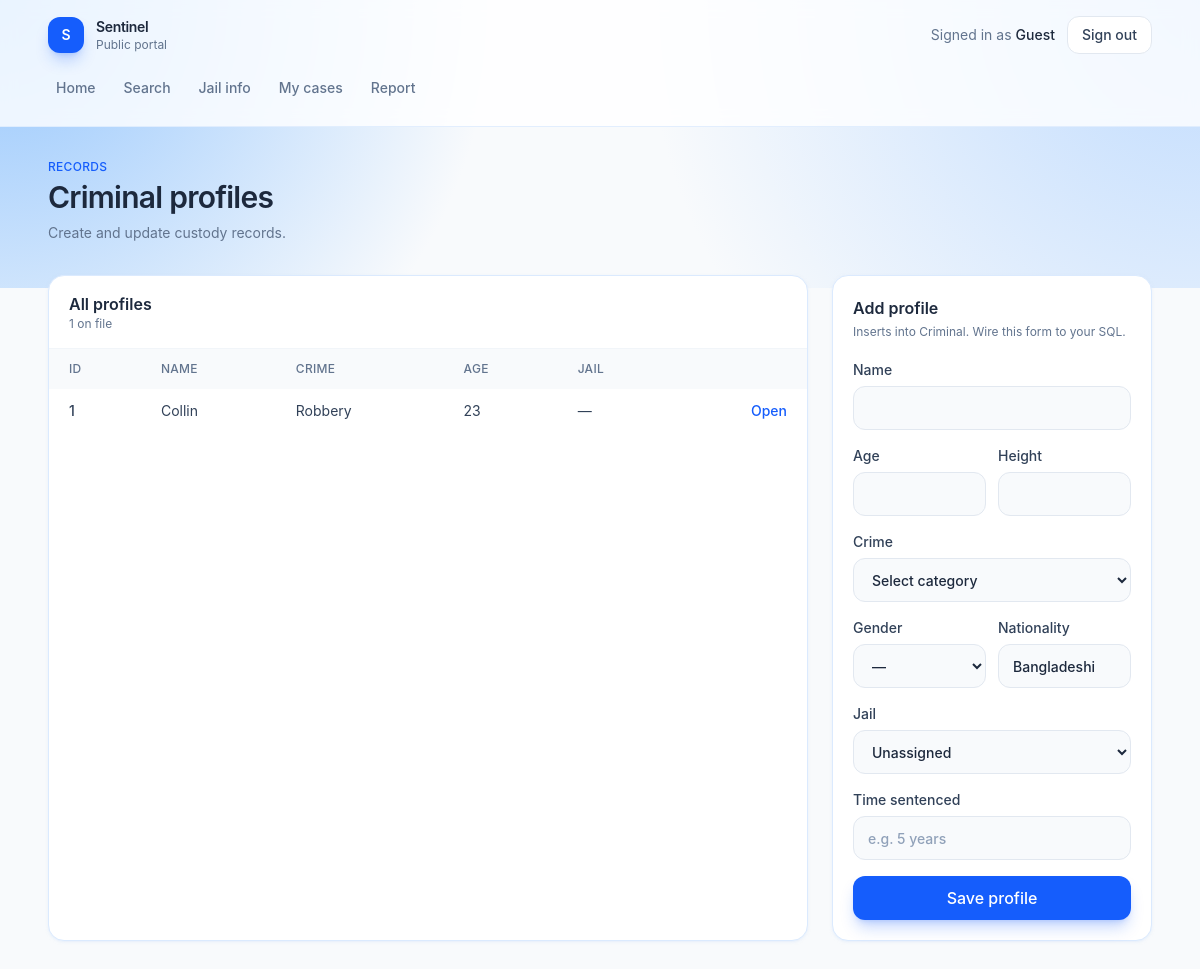
Before: /criminals with the older database file.
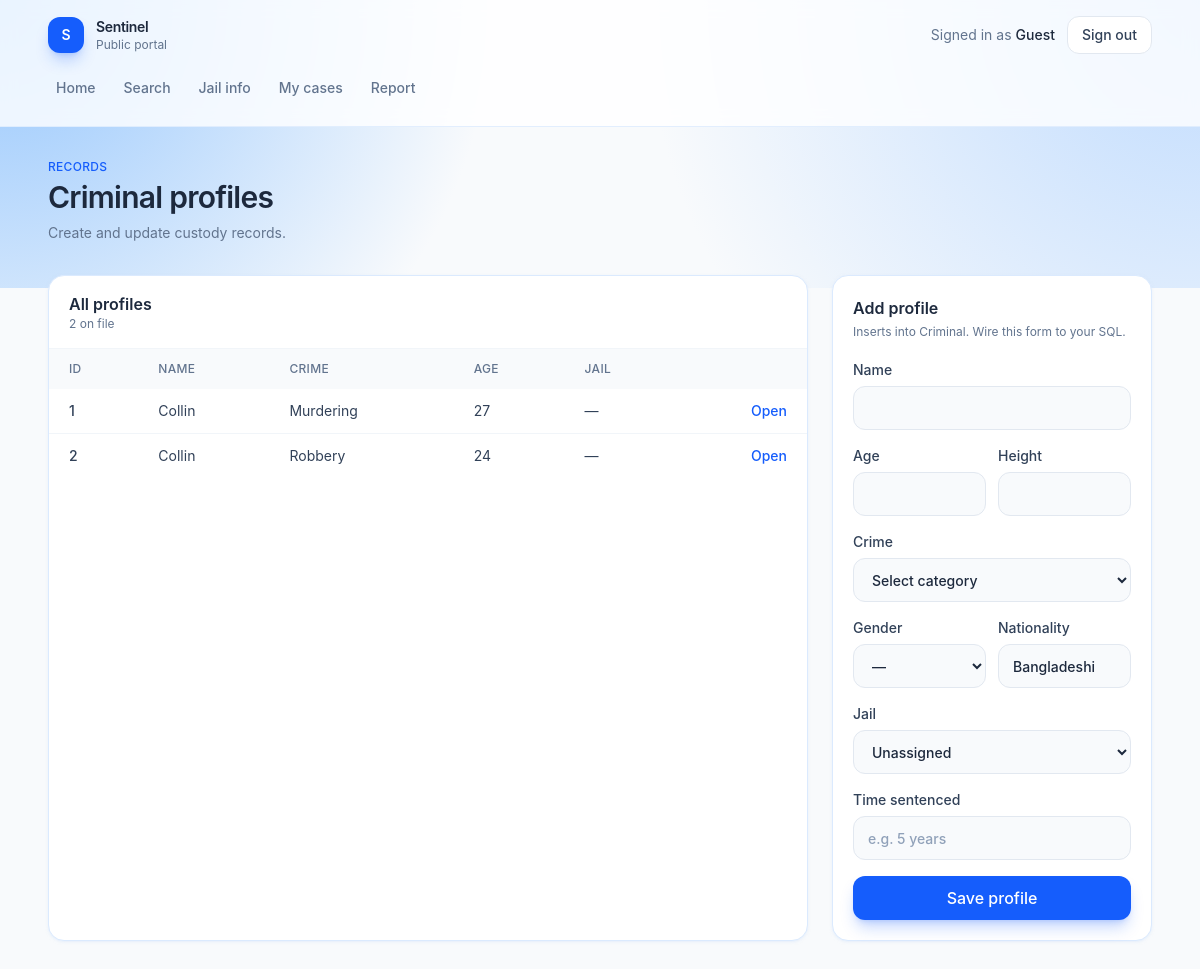
After: the same page with the newer database file.
### tables this page shows
CREATE TABLE Criminal (
    CID INTEGER PRIMARY KEY,
    Name TEXT NOT NULL,
    Age INTEGER,
    Crime TEXT,
    Height REAL,
    Gender TEXT,
    Nationality TEXT,
    JID INTEGER,
    time_sentenced TEXT,
    FOREIGN KEY (JID) REFERENCES Jail(JID)
);

### app.py (the view, shortened to what this page needs)
@app.route("/criminals", methods=["GET", "POST"])
def criminals():
    if request.method == "GET":
        db = get_db()
        criminal = db.execute("SELECT * FROM CRIMINAL").fetchall()
        jail = db.execute("SELECT * FROM JAIL").fetchall()
        return render_template("criminals.html", criminals=criminal)

### app.py (called while the page is built)
def get_db():
    if "db" not in g:
        g.db = sqlite3.connect(app.config["DATABASE"])
        g.db.row_factory = sqlite3.Row
    return g.db

### templates/criminals.html (shortened to what this page needs)
{% extends "app.html" %}
{% set criminals = criminals if criminals is defined else [
    {"CID": 101, "Name": "Karim Uddin", "Age": 31, "Crime": "Theft", "Gender": "M", "Nationality": "Bangladeshi", "jail_name": "Dhaka Central", "time_sentenced": "5 years"},
    {"CID": 102, "Name": "Nabila Chowdhury", "Age": 27, "Crime": "Fraud", "Gender": "F", "Nationality": "Bangladeshi", "jail_name": "Kashimpur", "time_sentenced": "3 years"},
    {"CID": 103, "Name": "Faruk Hossain", "Age": 42, "Crime": "Robbery", "Gender": "M", "Nationality": "Bangladeshi", "jail_name": "Dhaka Central", "time_sentenced": "8 years"},
] %}
{% set jails = jails if jails is defined else [
    {"JID": 1, "Name": "Dhaka Central Jail"},
    {"JID": 2, "Name": "Kashimpur Central Jail"},
] %}
{% block page %}
<div class="mb-8 flex flex-col gap-4 sm:flex-row sm:items-end sm:justify-between">
    <div>
        <p class="text-xs font-medium uppercase tracking-wide text-blue-600">Records</p>
        <h1 class="mt-1 text-3xl font-semibold tracking-tight text-slate-800">Criminal profiles</h1>
        <p class="mt-2 text-sm text-slate-500">Create and update custody records.</p>
    </div>
</div>
<div class="grid gap-6 lg:grid-cols-[minmax(0,1fr)_20rem]">
    <article class="overflow-hidden rounded-2xl border border-blue-100 bg-white shadow-sm shadow-blue-100/50">
        <div class="border-b border-slate-100 px-5 py-4">
            <h2 class="font-semibold text-slate-800">All profiles</h2>
            <p class="text-xs text-slate-500">{{ criminals|length }} on file</p>
        </div>
        {% if criminals %}
        <div class="overflow-x-auto">
            <table class="w-full text-left text-sm">
                <thead class="bg-slate-50 text-xs uppercase tracking-wide text-slate-500">
                    <tr>
                        <th class="px-5 py-3 font-medium">ID</th>
                        <th class="px-5 py-3 font-medium">Name</th>
                        <th class="px-5 py-3 font-medium">Crime</th>
                        <th class="px-5 py-3 font-medium">Age</th>
                        <th class="px-5 py-3 font-medium">Jail</th>
                        <th class="px-5 py-3 font-medium"></th>
                    </tr>
                </thead>
                <tbody class="divide-y divide-slate-100">
                    {% for criminal in criminals %}
                    <tr class="text-slate-700">
                        <td class="px-5 py-3 font-medium">{{ criminal.CID }}</td>
                        <td class="px-5 py-3">{{ criminal.Name }}</td>
                        <td class="px-5 py-3">{{ criminal.Crime or "—" }}</td>
                        <td class="px-5 py-3">{{ criminal.Age or "—" }}</td>
                        <td class="px-5 py-3">{{ criminal.jail_name or "—" }}</td>
                        <td class="px-5 py-3 text-right">
                            <a href="{{ url_for('criminal_detail', cid=criminal.CID) }}" class="font-medium text-blue-600 hover:text-blue-700">Open</a>
                        </td>
                    </tr>
                    {% endfor %}
                </tbody>
            </table>
        </div>
        {% else %}
        <div class="px-5 py-10 text-center text-sm text-slate-500">No criminal profiles yet.</div>
        {% endif %}
    </article>
    <article class="h-fit rounded-2xl border border-blue-100 bg-white p-5 shadow-sm shadow-blue-100/50">
        <h2 class="font-semibold text-slate-800">Add profile</h2>
        <p class="mt-1 text-xs text-slate-500">Inserts into Criminal. Wire this form to your SQL.</p>
        <form action="{{ url_for('criminals') }}" method="post" class="mt-5 flex flex-col gap-4">
            <label class="flex flex-col gap-1.5 text-sm font-medium text-slate-700">
                Name
                <input type="text" name="Name" required class="h-11 rounded-xl border border-slate-200 bg-slate-50 px-3.5 text-slate-800 outline-none transition placeholder:text-slate-400 focus:border-blue-500 focus:bg-white focus:ring-4 focus:ring-blue-100">
            </label>
            <div class="grid grid-cols-2 gap-3">
                <label class="flex flex-col gap-1.5 text-sm font-medium text-slate-700">
                    Age
                    <input type="number" name="Age" min="0" class="h-11 rounded-xl border border-slate-200 bg-slate-50 px-3.5 text-slate-800 outline-none focus:border-blue-500 focus:bg-white focus:ring-4 focus:ring-blue-100">
                </label>
                <label class="flex flex-col gap-1.5 text-sm font-medium text-slate-700">
                    Height
                    <input type="number" name="Height" step="0.1" class="h-11 rounded-xl border border-slate-200 bg-slate-50 px-3.5 text-slate-800 outline-none focus:border-blue-500 focus:bg-white focus:ring-4 focus:ring-blue-100">
                </label>
            </div>
            <label class="flex flex-col gap-1.5 text-sm font-medium text-slate-700">
                Crime
                <select name="Crime" class="h-11 rounded-xl border border-slate-200 bg-slate-50 px-3.5 text-slate-800 outline-none focus:border-blue-500 focus:bg-white focus:ring-4 focus:ring-blue-100">
                    <option value="">Select category</option>
                </select>
            </label>
            <div class="grid grid-cols-2 gap-3">
                <label class="flex flex-col gap-1.5 text-sm font-medium text-slate-700">
                    Gender
                    <select name="Gender" class="h-11 rounded-xl border border-slate-200 bg-slate-50 px-3.5 text-slate-800 outline-none focus:border-blue-500 focus:bg-white focus:ring-4 focus:ring-blue-100">
                        <option value="">—</option>
                    </select>
                </label>
                <label class="flex flex-col gap-1.5 text-sm font-medium text-slate-700">
                    Nationality
                    <input type="text" name="Nationality" value="Bangladeshi" class="h-11 rounded-xl border border-slate-200 bg-slate-50 px-3.5 text-slate-800 outline-none focus:border-blue-500 focus:bg-white focus:ring-4 focus:ring-blue-100">
                </label>
            </div>
            <label class="flex flex-col gap-1.5 text-sm font-medium text-slate-700">
                Jail
                <select name="JID" class="h-11 rounded-xl border border-slate-200 bg-slate-50 px-3.5 text-slate-800 outline-none focus:border-blue-500 focus:bg-white focus:ring-4 focus:ring-blue-100">
                    <option value="">Unassigned</option>
                </select>
            </label>
            <label class="flex flex-col gap-1.5 text-sm font-medium text-slate-700">
                Time sentenced
                <input type="text" name="time_sentenced" placeholder="e.g. 5 years" class="h-11 rounded-xl border border-slate-200 bg-slate-50 px-3.5 text-slate-800 outline-none placeholder:text-slate-400 focus:border-blue-500 focus:bg-white focus:ring-4 focus:ring-blue-100">
            </label>
            <button type="submit" class="h-11 rounded-xl bg-blue-600 font-medium text-white shadow-lg shadow-blue-600/25 transition hover:bg-blue-700">Save profile</button>
        </form>
    </article>
</div>
{% endblock %}

### templates/app.html (shortened to what this page needs)
{% extends "layout.html" %}
{% set role = role|default(user.role if user is defined and user else session.get("role", "user")) %}
{% set user_name = user.name if user is defined and user else user_name|default(session.get("name", "Guest")) %}
{% set path = request.path %}
{% block content %}
<div class="min-h-screen bg-slate-50">
    <div class="pointer-events-none absolute inset-x-0 top-0 h-72 bg-[radial-gradient(circle_at_top_left,_#93c5fd_0%,_transparent_40%),radial-gradient(circle_at_top_right,_#bfdbfe_0%,_transparent_45%)]"></div>
    <header class="relative border-b border-blue-100/80 bg-white/80 backdrop-blur">
        <div class="mx-auto flex max-w-6xl flex-col gap-4 px-4 py-4 sm:px-6">
            <div class="flex items-center justify-between">
                <a href="{{ url_for('dashboard') }}" class="flex items-center gap-3">
                    <span class="flex h-9 w-9 items-center justify-center rounded-xl bg-blue-600 text-sm font-semibold text-white shadow-lg shadow-blue-600/25">S</span>
                    <div>
                        <p class="text-sm font-semibold tracking-tight text-slate-800">Sentinel</p>
                        <p class="text-xs text-slate-500">{{ "Police desk" if role == "police" else "Public portal" }}</p>
                    </div>
                </a>
                <div class="flex items-center gap-3">
                    <p class="hidden text-sm text-slate-500 sm:block">Signed in as <span class="font-medium text-slate-800">{{ user_name }}</span></p>
                    <a href="{{ url_for('logout') }}" class="rounded-xl border border-slate-200 bg-white px-3.5 py-2 text-sm font-medium text-slate-700 transition hover:border-blue-200 hover:bg-blue-50 hover:text-blue-700">
                        Sign out
                    </a>
                </div>
            </div>
            <nav class="-mx-1 flex gap-1 overflow-x-auto pb-1 text-sm font-medium">
                {% macro nav_link(href, label, active) %}
                <a
                    href="{{ href }}"
                    class="whitespace-nowrap rounded-xl px-3 py-2 transition {% if active %}bg-blue-600 text-white shadow-lg shadow-blue-600/25{% else %}text-slate-500 hover:bg-blue-50 hover:text-blue-700{% endif %}"
                >{{ label }}</a>
                {% endmacro %}
                {% if role == "police" %}
                    {{ nav_link(url_for("dashboard"), "Dashboard", path == "/dashboard") }}
                    {{ nav_link(url_for("criminals"), "Criminals", path.startswith("/criminals")) }}
                    {{ nav_link(url_for("jails"), "Jails", path.startswith("/jails")) }}
                    {{ nav_link(url_for("officers"), "Officers", path.startswith("/officers")) }}
                    {{ nav_link(url_for("proceedings"), "Cases", path.startswith("/proceedings")) }}
                    {{ nav_link(url_for("analytics"), "Analytics", path.startswith("/analytics")) }}
                    {{ nav_link(url_for("incidents"), "Incidents", path.startswith("/incidents")) }}
                {% else %}
                    {{ nav_link(url_for("dashboard"), "Home", path == "/dashboard") }}
                    {{ nav_link(url_for("search_criminals"), "Search", path.startswith("/search")) }}
                    {{ nav_link(url_for("jail_info"), "Jail info", path.startswith("/jail-info")) }}
                    {{ nav_link(url_for("victim_cases"), "My cases", path.startswith("/my-cases")) }}
                    {{ nav_link(url_for("report_incident"), "Report", path.startswith("/report")) }}
                {% endif %}
            </nav>
        </div>
    </header>
    <main class="relative mx-auto max-w-6xl px-4 py-8 sm:px-6">
        {% block page %}{% endblock %}
    </main>
</div>
{% endblock %}

### templates/layout.html (shortened to what this page needs)
<!DOCTYPE html>
<html lang="en">
<head>
    <link rel="stylesheet" href="{{ url_for('static', filename='output.css') }}">
</head>
<body class="min-h-screen bg-slate-50 text-slate-800 antialiased">
    {% block content %}{% endblock %}
</body>
</html>

Changed rows visible on the page:
changed Criminal id 1: Crime "Robbery" → "Murdering"; Age "23" → "27"
added Criminal: CID "2", Name "Collin", Crime "Robbery", Age "24", jail_name "—"
Other visible differences:
{{ criminals|length }}: "1" → "2"
